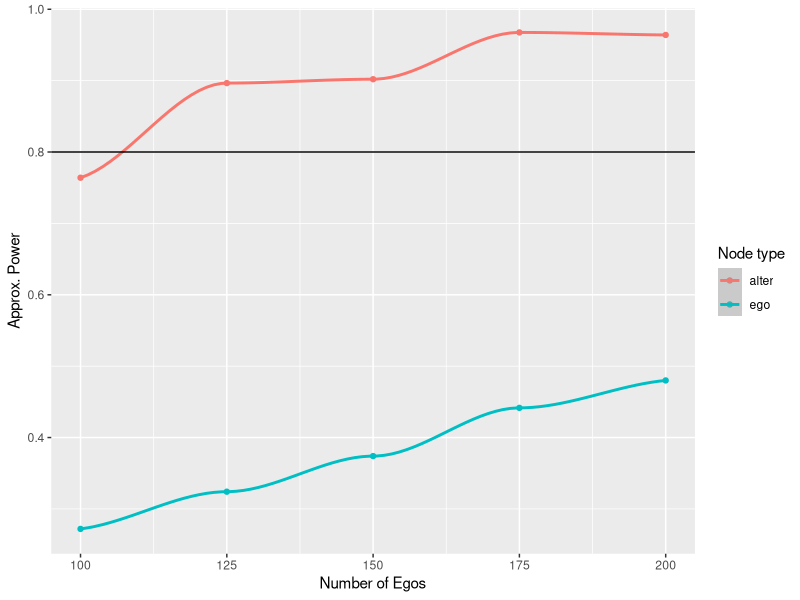
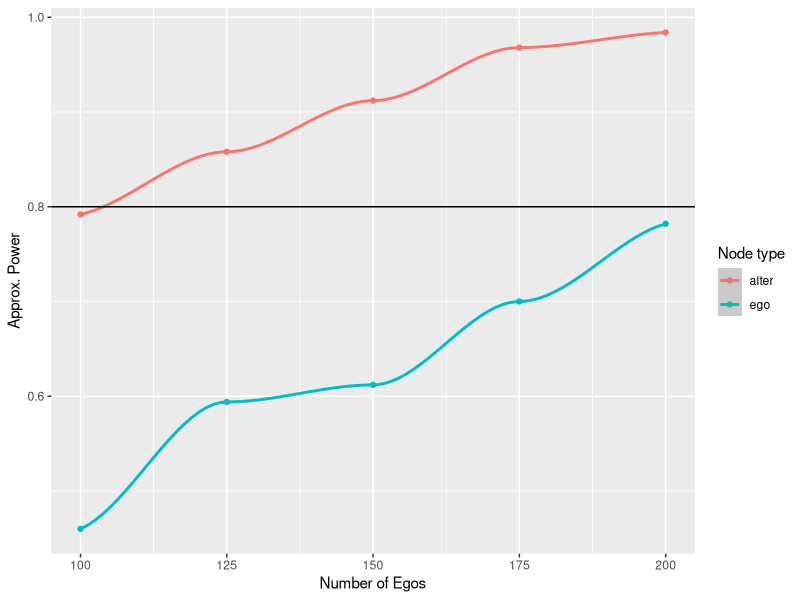
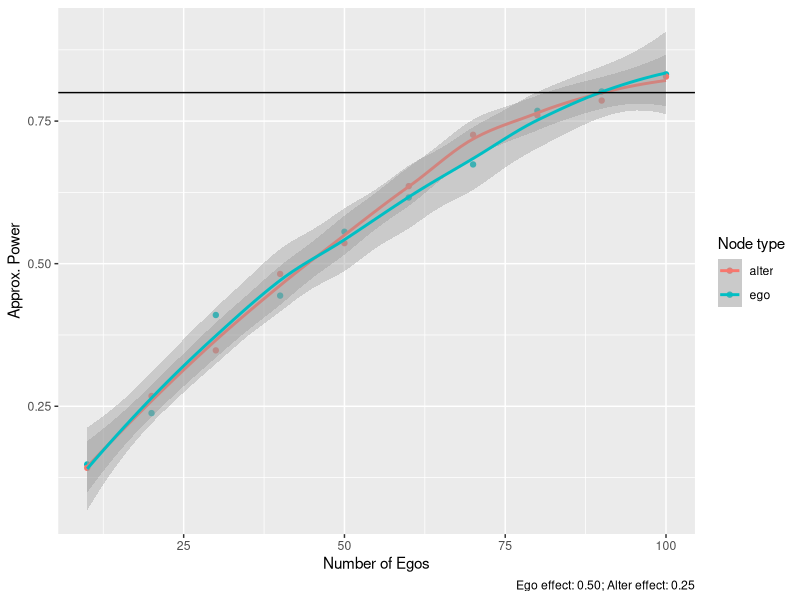

Write R code to recreate these figures, in order.
## ---- chunk 1
# Design
n_sims    <- 500 # Number of simulations
n_a       <- 4   # Number of alters
sizes     <-     # Sizes to try
  seq(from = 100, to = 200, by = 25)

# Assumptions
odds_h_1  <- 2.0 # Odds of Increase/
attrition <- .3
baseline  <- .2  # Low prevalence in 1s

# Parameters
alpha    <- .05
beta_pow <- 0.2
## ---- chunk 2
# The odds turned to a prob
theta_h_1 <- plogis(log(odds_h_1))

# Simulation function
sim_data <- function(n) {

  # Treatment assignment
  tr  <- c(rep(1, n/2), rep(0, n/2))

  # Step 1: Sampling population of egos
  y_ego <- runif(n) < c(
    rep(theta_h_1, n/2),
    rep(0.5, n/2)
  )

  # Step 2: Simulating attrition
  todrop <- order(runif(n))[1:(n * attrition)]
  y_ego  <- y_ego[-todrop]
  tr     <- tr[-todrop]
  n      <- n - length(todrop)

  # Step 3: Simulating alter's effect. We assume the same as in
  # ego
  tr_alter <- rep(y_ego * tr, n_a)
  y_alter  <- runif(n * n_a) < ifelse(tr_alter, theta_h_1, 0.5)

  # Step 4: Computing test statistic
  res_ego   <- tryCatch(glm(y_ego ~ tr, family = binomial("logit")), error = function(e) e)
  res_alter <- tryCatch(glm(y_alter ~ tr_alter, family = binomial("logit")), error = function(e) e)

  if (inherits(res_ego, "error") | inherits(res_alter, "error"))
    return(c(ego =  NA, alter = NA))
  
  # Step 5: Reject?
  c(
    ego   = summary(res_ego)$coefficients["tr", "Pr(>|z|)"] < alpha,
    alter = summary(res_alter)$coefficients["tr_alter", "Pr(>|z|)"] < alpha
  )
  

}
## ---- chunk 3
# We always set the seed
set.seed(88) 

# Making space, and running!
spower <- NULL
for (s in sizes) {

  # Run the simulation for size s
  simres <- rowMeans(replicate(n_sims, sim_data(s)), na.rm = TRUE)

  # And store the results
  spower <- rbind(spower, simres)

}
## ---- chunk 4
library(ggplot2)

spower <- rbind(
  data.frame(size = sizes, power = spower[,"ego"], type =  "ego"),
  data.frame(size = sizes, power = spower[,"alter"], type =  "alter")
)

spower |>
  ggplot(aes(x = size, y = power, colour = type)) +
  geom_point() +
  geom_smooth(method = "loess", formula = y ~ x) +
  labs(x = "Number of Egos", y = "Approx. Power", colour = "Node type") +
  geom_hline(yintercept = 1 - beta_pow)
## ---- chunk 5
# Fitting the model
power_model <- glm(
  size ~ power + I(power^2),
  data = spower, family = gaussian(), subset = type == "alter"
)

summary(power_model)

# Predict
predict(power_model, newdata = data.frame(power = .8), type = "response") |>
  ceiling()
## ---- chunk 6
beta_pars <- c(4, 6)
odds_h_1  <- 2.0
## ---- chunk 7
# Simulation function
library(survival)
sim_data_prepost <- function(n) {


  # Step 1: Sampling population of egos
  y_ego_star <- rbeta(n, beta_pars[1], beta_pars[2])
  y_ego_0    <- runif(n) < y_ego_star

  # Step 2: Simulating attrition
  todrop     <- order(runif(n))[1:(n * attrition)]
  y_ego_0    <- y_ego_0[-todrop]
  n          <- n - length(todrop)
  y_ego_star <- y_ego_star[-todrop]

  # Step 3: Simulating alter's effect. We assume the same as in
  # ego
  y_alter_star <- rbeta(n * n_a, beta_pars[1], beta_pars[2])
  y_alter_0    <- runif(n * n_a) < y_alter_star

  # Simulating post
  y_ego_1   <- runif(n) < plogis(qlogis(y_ego_star) + log(odds_h_1))
  tr_alter  <- as.integer(rep(y_ego_1, n_a))
  y_alter_1 <- runif(n * n_a) < plogis(qlogis(y_alter_star) + log(odds_h_1) * tr_alter) # So only if ego did something

  # Step 4: Computing test statistic
  y_ego_0 <- as.integer(y_ego_0)
  y_ego_1 <- as.integer(y_ego_1)
  y_alter_0 <- as.integer(y_alter_0)
  y_alter_1 <- as.integer(y_alter_1)

  d <- data.frame(
    y  = c(y_ego_0, y_ego_1),
    tr = c(rep(0, n), rep(1, n)),
    g  = c(1:n, 1:n)
  )

  res_ego   <- tryCatch(
    clogit(y ~ tr + strata(g), data = d, method = "exact"),
    error = function(e) e
    )

  d <- data.frame(
    y  = c(y_alter_0, y_alter_1),
    tr = c(rep(0, n * n_a), tr_alter),
    g  = c(1:(n * n_a), 1:(n * n_a))
  )

  res_alter <- tryCatch(
    clogit(y ~ tr + strata(g), data = d, method = "exact"),
    error = function(e) e
    )

  if (inherits(res_ego, "error") | inherits(res_alter, "error"))
    return(c(ego =  NA, alter = NA))
  
  # Step 5: Reject?
  c(
    # ego        = res_ego$p.value < alpha,
    ego        = summary(res_ego)$coefficients["tr", "Pr(>|z|)"] < alpha,
    alter      = summary(res_alter)$coefficients["tr", "Pr(>|z|)"] < alpha,
    ego_test   = coef(res_ego),
    alter_glm  = coef(res_alter)
  )
  

}
## ---- chunk 8
# We always set the seed 
set.seed(88)

# Making space and running!
spower <- NULL
for (s in sizes) {

  # Run the simulation for size s
  simres <- rowMeans(
    replicate(n_sims, sim_data_prepost(s)),
    na.rm = TRUE
    )

  # And store the results
  spower <- rbind(spower, simres)

}
## ---- chunk 9
library(ggplot2)

spowerd <- rbind(
  data.frame(size = sizes, power = spower[,"ego"], type =  "ego"),
  data.frame(size = sizes, power = spower[,"alter"], type =  "alter")
)

spowerd |>
  ggplot(aes(x = size, y = power, colour = type)) +
  geom_point() +
  geom_smooth(method = "loess", formula = y ~ x) +
  labs(x = "Number of Egos", y = "Approx. Power", colour = "Node type") +
  geom_hline(yintercept = 1 - beta_pow)
## ---- chunk 10
# Fitting the model
power_model <- glm(
  size ~ power + I(power^2),
  data = spowerd, family = gaussian(), subset = type == "alter"
)

summary(power_model)

# Predict
predict(power_model, newdata = data.frame(power = .8), type = "response") |>
  ceiling()
## ---- chunk 11
effect_size_ego   <- 0.5
effect_size_alter <- 0.25
sizes <- seq(10, 100, by = 10)
## ---- chunk 12
# Simulation function
sim_data_prepost <- function(n) {

  # Applying attrition
  n <- floor(n * (1 - attrition))

  # Step 1: Sampling fixed effects
  alpha_i <- rnorm(n * (n_a + 1))
  kappa_g <- rep(rnorm(n_a + 1), n)

  # Step 2: Generating the outcome at t = 1
  is_ego   <- rep(c(1, rep(0, n_a)), n)
  is_alter <- 1 - is_ego
  y_0      <- alpha_i + kappa_g + rnorm(n * (n_a + 1))
  y_1      <- alpha_i + kappa_g +
    is_ego * effect_size_ego +
    is_alter * effect_size_alter + 
    rnorm(n * (n_a + 1)) 

  # Step 4: Computing test statistic
  res <- tryCatch(
    glm(I(y_1 - y_0) ~ -1 + is_ego + is_alter, family = gaussian("identity")),
    error = function(e) e
  )

  if (inherits(res, "error"))
    return(c(ego =  NA, alter = NA))
  
  # Step 5: Reject?
  c(
    # ego      = res_ego$p.value < alpha,
    ego        = summary(res)$coefficients["is_ego", "Pr(>|t|)"] < alpha,
    alter      = summary(res)$coefficients["is_alter", "Pr(>|t|)"] < alpha,
    coef(res)[1],
    coef(res)[2]
  )
  

}
## ---- chunk 13
# We always set the seed 
set.seed(88)

# Making space and running!
spower <- NULL
for (s in sizes) {

  # Run the simulation for size s
  simres <- rowMeans(
    replicate(n_sims, sim_data_prepost(s)),
    na.rm = TRUE
    )

  # And store the results
  spower <- rbind(spower, simres)

}
## ---- chunk 14
library(ggplot2)

spowerd <- rbind(
  data.frame(size = sizes, power = spower[,"ego"], type =  "ego"),
  data.frame(size = sizes, power = spower[,"alter"], type =  "alter")
)

spowerd |>
  ggplot(aes(x = size, y = power, colour = type)) +
  geom_point() +
  geom_smooth(method = "loess", formula = y ~ x) +
  labs(x = "Number of Egos", y = "Approx. Power", colour = "Node type") +
  geom_hline(yintercept = 1 - beta_pow) +
  labs(
    caption = sprintf(
      "Ego effect: %.2f; Alter effect: %.2f", effect_size_ego, effect_size_alter)
      )
